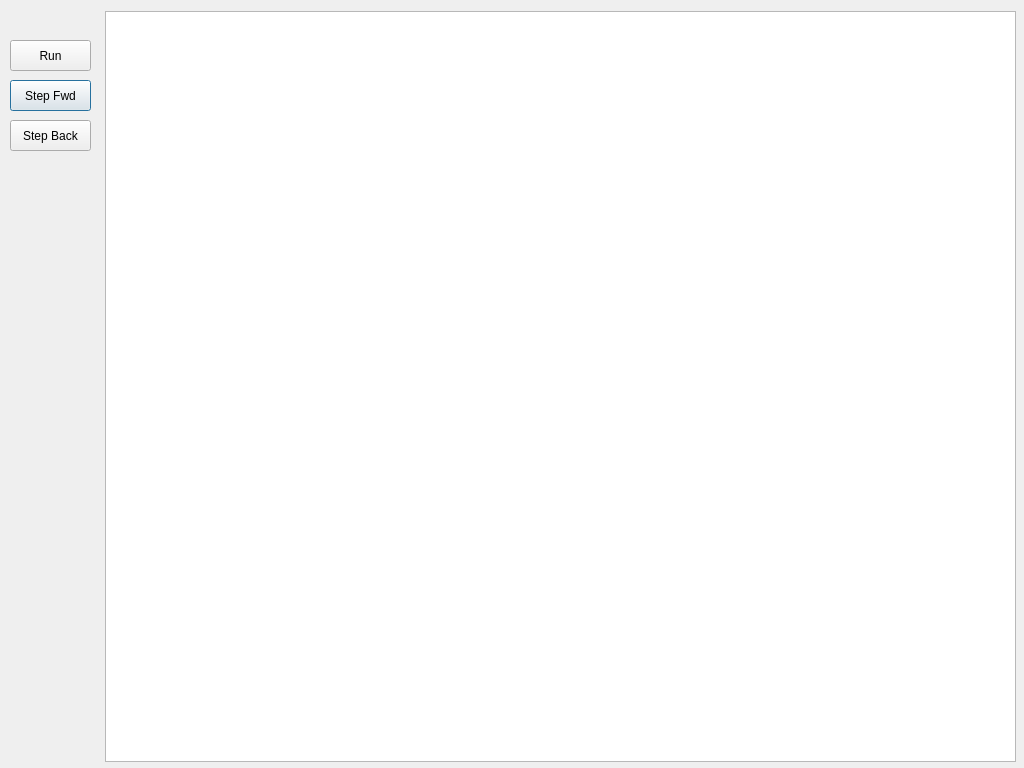
<?xml version="1.0" encoding="UTF-8"?>
<ui version="4.0">
 <class>Dialog</class>
 <widget class="QDialog" name="Dialog">
  <property name="geometry">
   <rect>
    <x>0</x>
    <y>0</y>
    <width>1024</width>
    <height>768</height>
   </rect>
  </property>
  <property name="windowTitle">
   <string>Dialog</string>
  </property>
  <widget class="QGraphicsView" name="graphicsView">
   <property name="geometry">
    <rect>
     <x>105</x>
     <y>11</y>
     <width>911</width>
     <height>751</height>
    </rect>
   </property>
   <property name="sizePolicy">
    <sizepolicy hsizetype="Expanding" vsizetype="Expanding">
     <horstretch>0</horstretch>
     <verstretch>0</verstretch>
    </sizepolicy>
   </property>
   <property name="backgroundBrush">
    <brush brushstyle="SolidPattern">
     <color alpha="255">
      <red>255</red>
      <green>255</green>
      <blue>255</blue>
     </color>
    </brush>
   </property>
   <property name="alignment">
    <set>Qt::AlignCenter</set>
   </property>
   <property name="dragMode">
    <enum>QGraphicsView::ScrollHandDrag</enum>
   </property>
   <property name="transformationAnchor">
    <enum>QGraphicsView::AnchorUnderMouse</enum>
   </property>
   <property name="viewportUpdateMode">
    <enum>QGraphicsView::FullViewportUpdate</enum>
   </property>
  </widget>
  <widget class="QPushButton" name="stepFwdButton">
   <property name="geometry">
    <rect>
     <x>10</x>
     <y>80</y>
     <width>81</width>
     <height>31</height>
    </rect>
   </property>
   <property name="text">
    <string>Step Fwd</string>
   </property>
  </widget>
  <widget class="QPushButton" name="runButton">
   <property name="geometry">
    <rect>
     <x>10</x>
     <y>40</y>
     <width>81</width>
     <height>31</height>
    </rect>
   </property>
   <property name="text">
    <string>Run</string>
   </property>
  </widget>
  <widget class="QPushButton" name="stepBackButton">
   <property name="geometry">
    <rect>
     <x>10</x>
     <y>120</y>
     <width>81</width>
     <height>31</height>
    </rect>
   </property>
   <property name="text">
    <string>Step Back</string>
   </property>
  </widget>
 </widget>
 <resources/>
 <connections/>
</ui>
